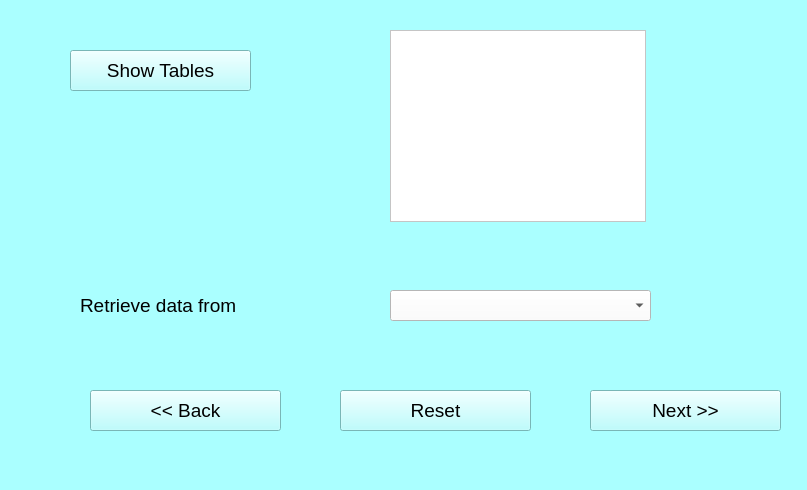
<?xml version="1.0" encoding="UTF-8"?>
<ui version="4.0">
 <class>Table_MainWindow</class>
 <widget class="QMainWindow" name="Table_MainWindow">
  <property name="geometry">
   <rect>
    <x>0</x>
    <y>0</y>
    <width>807</width>
    <height>490</height>
   </rect>
  </property>
  <property name="windowTitle">
   <string>MySQL-Table Information</string>
  </property>
  <property name="styleSheet">
   <string notr="true">background-color: rgb(170, 255, 255);</string>
  </property>
  <widget class="QWidget" name="centralwidget">
   <widget class="QPushButton" name="show_in_table_pushButton">
    <property name="geometry">
     <rect>
      <x>70</x>
      <y>50</y>
      <width>181</width>
      <height>41</height>
     </rect>
    </property>
    <property name="font">
     <font>
      <pointsize>14</pointsize>
     </font>
    </property>
    <property name="text">
     <string>Show Tables</string>
    </property>
   </widget>
   <widget class="QTextBrowser" name="show_in_table_textBrowser">
    <property name="geometry">
     <rect>
      <x>390</x>
      <y>30</y>
      <width>256</width>
      <height>192</height>
     </rect>
    </property>
    <property name="styleSheet">
     <string notr="true">background-color: rgb(255, 255, 255);</string>
    </property>
   </widget>
   <widget class="QLabel" name="connect_in_table__label">
    <property name="geometry">
     <rect>
      <x>80</x>
      <y>280</y>
      <width>241</width>
      <height>51</height>
     </rect>
    </property>
    <property name="font">
     <font>
      <pointsize>14</pointsize>
     </font>
    </property>
    <property name="text">
     <string>Retrieve data from</string>
    </property>
   </widget>
   <widget class="QComboBox" name="table_list_comboBox">
    <property name="geometry">
     <rect>
      <x>390</x>
      <y>290</y>
      <width>261</width>
      <height>31</height>
     </rect>
    </property>
    <property name="font">
     <font>
      <pointsize>14</pointsize>
     </font>
    </property>
    <property name="styleSheet">
     <string notr="true">background-color: rgb(255, 255, 255);</string>
    </property>
   </widget>
   <widget class="QPushButton" name="back_in_table_pushButton">
    <property name="geometry">
     <rect>
      <x>90</x>
      <y>390</y>
      <width>191</width>
      <height>41</height>
     </rect>
    </property>
    <property name="font">
     <font>
      <pointsize>14</pointsize>
     </font>
    </property>
    <property name="statusTip">
     <string>Go back to database page</string>
    </property>
    <property name="text">
     <string>&lt;&lt; Back</string>
    </property>
   </widget>
   <widget class="QPushButton" name="reset_in_table_pushButton">
    <property name="geometry">
     <rect>
      <x>340</x>
      <y>390</y>
      <width>191</width>
      <height>41</height>
     </rect>
    </property>
    <property name="font">
     <font>
      <pointsize>14</pointsize>
     </font>
    </property>
    <property name="statusTip">
     <string>Reset all fields</string>
    </property>
    <property name="text">
     <string>Reset</string>
    </property>
   </widget>
   <widget class="QPushButton" name="next_in_tablepage_pushButton">
    <property name="geometry">
     <rect>
      <x>590</x>
      <y>390</y>
      <width>191</width>
      <height>41</height>
     </rect>
    </property>
    <property name="font">
     <font>
      <pointsize>14</pointsize>
     </font>
    </property>
    <property name="statusTip">
     <string>More info on table</string>
    </property>
    <property name="text">
     <string>Next &gt;&gt;</string>
    </property>
   </widget>
  </widget>
  <widget class="QMenuBar" name="menubar">
   <property name="geometry">
    <rect>
     <x>0</x>
     <y>0</y>
     <width>807</width>
     <height>20</height>
    </rect>
   </property>
  </widget>
  <widget class="QStatusBar" name="statusbar"/>
 </widget>
 <resources/>
 <connections/>
</ui>
